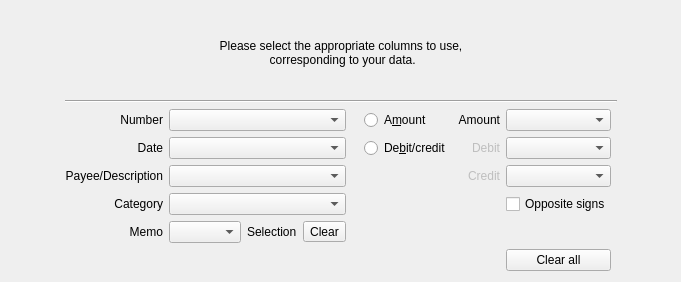
<?xml version="1.0" encoding="UTF-8"?>
<ui version="4.0">
 <class>BankingPage</class>
 <widget class="QWidget" name="BankingPage">
  <property name="geometry">
   <rect>
    <x>0</x>
    <y>0</y>
    <width>681</width>
    <height>282</height>
   </rect>
  </property>
  <property name="sizePolicy">
   <sizepolicy hsizetype="Expanding" vsizetype="Expanding">
    <horstretch>0</horstretch>
    <verstretch>0</verstretch>
   </sizepolicy>
  </property>
  <property name="windowTitle">
   <string>Banking Wizard Page</string>
  </property>
  <layout class="QHBoxLayout" name="hl1" stretch="5,1,5">
   <item>
    <spacer name="leftSpacer">
     <property name="orientation">
      <enum>Qt::Horizontal</enum>
     </property>
     <property name="sizeHint" stdset="0">
      <size>
       <width>40</width>
       <height>20</height>
      </size>
     </property>
    </spacer>
   </item>
   <item>
    <layout class="QVBoxLayout" name="verticalLayout">
     <item>
      <widget class="QLabel" name="label">
       <property name="sizePolicy">
        <sizepolicy hsizetype="Preferred" vsizetype="Preferred">
         <horstretch>0</horstretch>
         <verstretch>0</verstretch>
        </sizepolicy>
       </property>
       <property name="text">
        <string>Please select the appropriate columns to use,
 corresponding to your data.</string>
       </property>
       <property name="alignment">
        <set>Qt::AlignCenter</set>
       </property>
       <property name="wordWrap">
        <bool>true</bool>
       </property>
      </widget>
     </item>
     <item>
      <layout class="QGridLayout" name="gridLayout" columnstretch="0,0,0,0,0,0,0">
       <item row="3" column="4">
        <widget class="QLabel" name="labelBnk_debits">
         <property name="enabled">
          <bool>false</bool>
         </property>
         <property name="accessibleName">
          <string comment="column containing debits field"/>
         </property>
         <property name="text">
          <string comment="location of debit column">Debit</string>
         </property>
         <property name="alignment">
          <set>Qt::AlignRight|Qt::AlignTrailing|Qt::AlignVCenter</set>
         </property>
        </widget>
       </item>
       <item row="5" column="0">
        <widget class="QLabel" name="labelBnk_category">
         <property name="maximumSize">
          <size>
           <width>16777215</width>
           <height>16777215</height>
          </size>
         </property>
         <property name="accessibleName">
          <string comment="column containing number field"/>
         </property>
         <property name="text">
          <string comment="column containing number field">Category</string>
         </property>
         <property name="alignment">
          <set>Qt::AlignRight|Qt::AlignTrailing|Qt::AlignVCenter</set>
         </property>
        </widget>
       </item>
       <item row="3" column="1">
        <widget class="QComboBox" name="m_dateCol">
         <property name="sizePolicy">
          <sizepolicy hsizetype="Preferred" vsizetype="Preferred">
           <horstretch>0</horstretch>
           <verstretch>0</verstretch>
          </sizepolicy>
         </property>
         <property name="toolTip">
          <string>Select column containing date field.</string>
         </property>
         <property name="maxVisibleItems">
          <number>12</number>
         </property>
        </widget>
       </item>
       <item row="5" column="1">
        <widget class="QComboBox" name="m_categoryCol">
         <property name="sizePolicy">
          <sizepolicy hsizetype="Preferred" vsizetype="Preferred">
           <horstretch>0</horstretch>
           <verstretch>0</verstretch>
          </sizepolicy>
         </property>
         <property name="toolTip">
          <string>Select column containing category field.</string>
         </property>
         <property name="maxVisibleItems">
          <number>12</number>
         </property>
        </widget>
       </item>
       <item row="4" column="4">
        <widget class="QLabel" name="labelBnk_credits">
         <property name="enabled">
          <bool>false</bool>
         </property>
         <property name="accessibleName">
          <string comment="column containing credits field"/>
         </property>
         <property name="text">
          <string comment="location of credit column">Credit</string>
         </property>
         <property name="alignment">
          <set>Qt::AlignRight|Qt::AlignTrailing|Qt::AlignVCenter</set>
         </property>
        </widget>
       </item>
       <item row="4" column="5">
        <widget class="QComboBox" name="m_creditCol">
         <property name="sizePolicy">
          <sizepolicy hsizetype="Preferred" vsizetype="Preferred">
           <horstretch>0</horstretch>
           <verstretch>0</verstretch>
          </sizepolicy>
         </property>
         <property name="toolTip">
          <string>Select column containing credit field.</string>
         </property>
         <property name="maxVisibleItems">
          <number>12</number>
         </property>
        </widget>
       </item>
       <item row="3" column="2">
        <spacer name="horizontalSpacer">
         <property name="orientation">
          <enum>Qt::Horizontal</enum>
         </property>
         <property name="sizeType">
          <enum>QSizePolicy::Minimum</enum>
         </property>
         <property name="sizeHint" stdset="0">
          <size>
           <width>6</width>
           <height>0</height>
          </size>
         </property>
        </spacer>
       </item>
       <item row="3" column="3">
        <widget class="QRadioButton" name="m_radioDebitCredit">
         <property name="sizePolicy">
          <sizepolicy hsizetype="Preferred" vsizetype="Preferred">
           <horstretch>0</horstretch>
           <verstretch>0</verstretch>
          </sizepolicy>
         </property>
         <property name="font">
          <font>
           <underline>false</underline>
          </font>
         </property>
         <property name="toolTip">
          <string>Select 'Debit/credit' if both columns exist, otherwise select 'Amount'.</string>
         </property>
         <property name="accessibleName">
          <string comment="presence of debit and credit column"/>
         </property>
         <property name="text">
          <string comment="presence of debit/credit columns">De&amp;bit/credit</string>
         </property>
         <property name="checked">
          <bool>false</bool>
         </property>
        </widget>
       </item>
       <item row="3" column="0">
        <widget class="QLabel" name="labelBnk_date">
         <property name="accessibleName">
          <string comment="column containing date field"/>
         </property>
         <property name="text">
          <string>Date</string>
         </property>
         <property name="alignment">
          <set>Qt::AlignRight|Qt::AlignTrailing|Qt::AlignVCenter</set>
         </property>
        </widget>
       </item>
       <item row="2" column="5">
        <widget class="QComboBox" name="m_amountCol">
         <property name="sizePolicy">
          <sizepolicy hsizetype="Preferred" vsizetype="Preferred">
           <horstretch>0</horstretch>
           <verstretch>0</verstretch>
          </sizepolicy>
         </property>
         <property name="toolTip">
          <string>Select column containing amount field.</string>
         </property>
         <property name="maxVisibleItems">
          <number>12</number>
         </property>
        </widget>
       </item>
       <item row="3" column="5">
        <widget class="QComboBox" name="m_debitCol">
         <property name="sizePolicy">
          <sizepolicy hsizetype="Preferred" vsizetype="Preferred">
           <horstretch>0</horstretch>
           <verstretch>0</verstretch>
          </sizepolicy>
         </property>
         <property name="toolTip">
          <string>Select column containing debit field.</string>
         </property>
         <property name="maxVisibleItems">
          <number>12</number>
         </property>
        </widget>
       </item>
       <item row="4" column="0">
        <widget class="QLabel" name="labelBnk_payee">
         <property name="accessibleName">
          <string comment="column containing payee or description field"/>
         </property>
         <property name="text">
          <string comment="column containing payee or description field">Payee/Description</string>
         </property>
         <property name="alignment">
          <set>Qt::AlignRight|Qt::AlignTrailing|Qt::AlignVCenter</set>
         </property>
        </widget>
       </item>
       <item row="6" column="1">
        <layout class="QHBoxLayout" name="hl2" stretch="1,10,0">
         <item>
          <widget class="QComboBox" name="m_memoCol">
           <property name="sizePolicy">
            <sizepolicy hsizetype="Preferred" vsizetype="Preferred">
             <horstretch>0</horstretch>
             <verstretch>0</verstretch>
            </sizepolicy>
           </property>
           <property name="toolTip">
            <string>Select column containing memo field.</string>
           </property>
           <property name="maxVisibleItems">
            <number>12</number>
           </property>
          </widget>
         </item>
         <item>
          <widget class="QLabel" name="m_currentMemoColums">
           <property name="text">
            <string notr="true">Selection</string>
           </property>
          </widget>
         </item>
         <item>
          <widget class="QToolButton" name="m_clearMemoColumns">
           <property name="toolTip">
            <string>Clear selected memo column entries</string>
           </property>
           <property name="text">
            <string comment="Clear memo column assignment">Clear</string>
           </property>
          </widget>
         </item>
        </layout>
       </item>
       <item row="4" column="1">
        <widget class="QComboBox" name="m_payeeCol">
         <property name="sizePolicy">
          <sizepolicy hsizetype="Preferred" vsizetype="Preferred">
           <horstretch>0</horstretch>
           <verstretch>0</verstretch>
          </sizepolicy>
         </property>
         <property name="toolTip">
          <string>Select column containing payee or description field.</string>
         </property>
         <property name="maxVisibleItems">
          <number>12</number>
         </property>
        </widget>
       </item>
       <item row="6" column="0">
        <widget class="QLabel" name="labelBnk_memo">
         <property name="accessibleName">
          <string comment="column containing date field"/>
         </property>
         <property name="text">
          <string>Memo</string>
         </property>
         <property name="alignment">
          <set>Qt::AlignRight|Qt::AlignTrailing|Qt::AlignVCenter</set>
         </property>
        </widget>
       </item>
       <item row="2" column="1">
        <widget class="QComboBox" name="m_numberCol">
         <property name="sizePolicy">
          <sizepolicy hsizetype="Preferred" vsizetype="Preferred">
           <horstretch>0</horstretch>
           <verstretch>0</verstretch>
          </sizepolicy>
         </property>
         <property name="toolTip">
          <string>Select column containing number field.</string>
         </property>
         <property name="editable">
          <bool>false</bool>
         </property>
         <property name="maxVisibleItems">
          <number>12</number>
         </property>
        </widget>
       </item>
       <item row="2" column="0">
        <widget class="QLabel" name="labelBnk_number">
         <property name="accessibleName">
          <string comment="column containing number field"/>
         </property>
         <property name="text">
          <string comment="column containing number field">Number</string>
         </property>
         <property name="alignment">
          <set>Qt::AlignRight|Qt::AlignTrailing|Qt::AlignVCenter</set>
         </property>
        </widget>
       </item>
       <item row="2" column="4">
        <widget class="QLabel" name="labelBnk_amount">
         <property name="accessibleName">
          <string comment="presence of amount column"/>
         </property>
         <property name="text">
          <string comment="location of amount column">Amount</string>
         </property>
         <property name="alignment">
          <set>Qt::AlignRight|Qt::AlignTrailing|Qt::AlignVCenter</set>
         </property>
        </widget>
       </item>
       <item row="2" column="3">
        <widget class="QRadioButton" name="m_radioAmount">
         <property name="sizePolicy">
          <sizepolicy hsizetype="Preferred" vsizetype="Preferred">
           <horstretch>0</horstretch>
           <verstretch>0</verstretch>
          </sizepolicy>
         </property>
         <property name="toolTip">
          <string>Select 'Amount' if only one value column, otherwise select 'Debit/credit'.</string>
         </property>
         <property name="whatsThis">
          <string extracomment="Select 'Amount' if only one value column, otherwise select "/>
         </property>
         <property name="accessibleName">
          <string comment="presence of amount column"/>
         </property>
         <property name="text">
          <string comment="presence of amount column">A&amp;mount</string>
         </property>
         <property name="checked">
          <bool>false</bool>
         </property>
        </widget>
       </item>
       <item row="0" column="0" colspan="7">
        <widget class="Line" name="line_4">
         <property name="sizePolicy">
          <sizepolicy hsizetype="Expanding" vsizetype="Preferred">
           <horstretch>0</horstretch>
           <verstretch>0</verstretch>
          </sizepolicy>
         </property>
         <property name="orientation">
          <enum>Qt::Horizontal</enum>
         </property>
        </widget>
       </item>
       <item row="5" column="5">
        <widget class="QCheckBox" name="m_oppositeSigns">
         <property name="sizePolicy">
          <sizepolicy hsizetype="Preferred" vsizetype="Preferred">
           <horstretch>0</horstretch>
           <verstretch>0</verstretch>
          </sizepolicy>
         </property>
         <property name="toolTip">
          <string>Select if your amount column has signs improperly set.</string>
         </property>
         <property name="layoutDirection">
          <enum>Qt::LeftToRight</enum>
         </property>
         <property name="text">
          <string>Opposite signs</string>
         </property>
        </widget>
       </item>
       <item row="7" column="5">
        <widget class="QPushButton" name="m_clear">
         <property name="sizePolicy">
          <sizepolicy hsizetype="Preferred" vsizetype="Preferred">
           <horstretch>0</horstretch>
           <verstretch>0</verstretch>
          </sizepolicy>
         </property>
         <property name="toolTip">
          <string>Clear all selected column entries</string>
         </property>
         <property name="text">
          <string comment="Clear all column assignments">Clear all</string>
         </property>
        </widget>
       </item>
      </layout>
     </item>
    </layout>
   </item>
   <item>
    <spacer name="rightSpacer">
     <property name="orientation">
      <enum>Qt::Horizontal</enum>
     </property>
     <property name="sizeHint" stdset="0">
      <size>
       <width>40</width>
       <height>20</height>
      </size>
     </property>
    </spacer>
   </item>
  </layout>
 </widget>
 <tabstops>
  <tabstop>m_numberCol</tabstop>
  <tabstop>m_dateCol</tabstop>
  <tabstop>m_payeeCol</tabstop>
  <tabstop>m_categoryCol</tabstop>
  <tabstop>m_memoCol</tabstop>
  <tabstop>m_clearMemoColumns</tabstop>
  <tabstop>m_radioAmount</tabstop>
  <tabstop>m_radioDebitCredit</tabstop>
  <tabstop>m_amountCol</tabstop>
  <tabstop>m_debitCol</tabstop>
  <tabstop>m_creditCol</tabstop>
  <tabstop>m_oppositeSigns</tabstop>
  <tabstop>m_clear</tabstop>
 </tabstops>
 <resources/>
 <connections/>
</ui>
